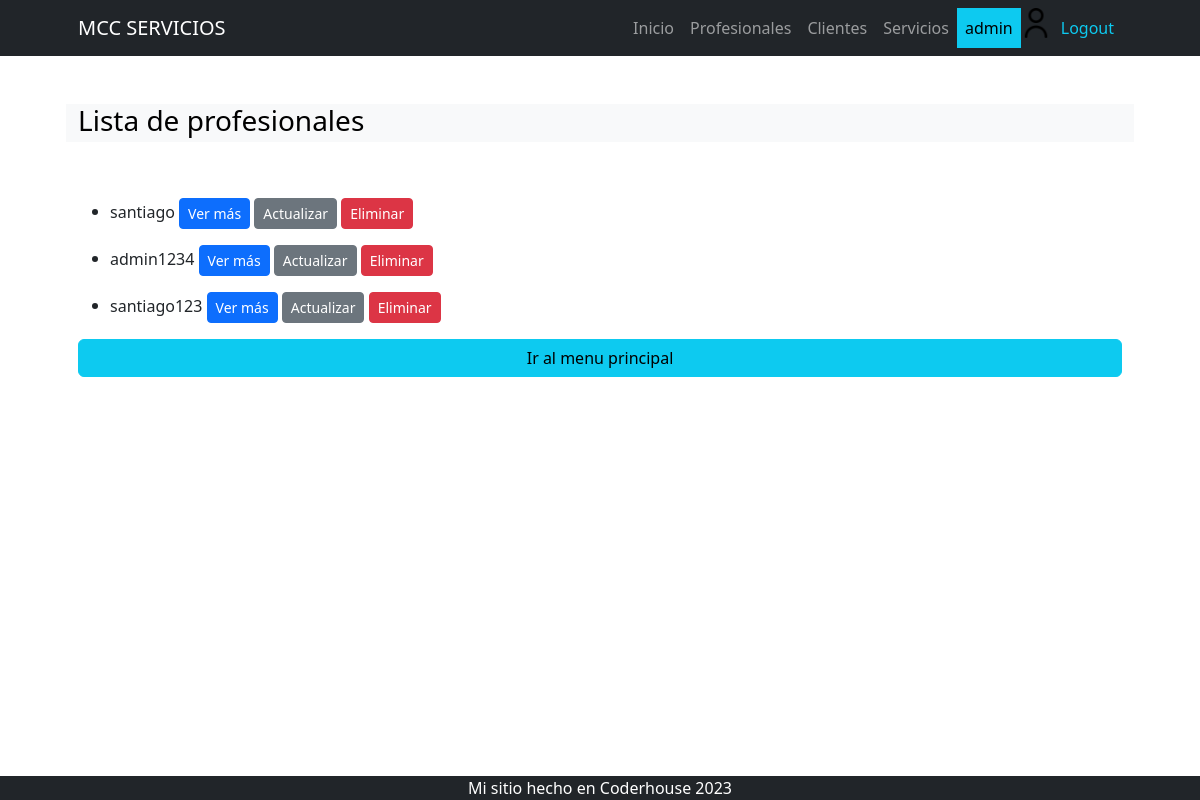
Page /profesionista/profesionista/list/ (signed in) on the committed database.
### apps/profesionista/models.py (models this page shows, shortened)
class Profesionista(models.Model):
    nombre = models.OneToOneField(User, on_delete=models.CASCADE, related_name="profesional" )
    apellido = models.CharField(max_length= 50)
    celular = models.CharField(max_length=50)
    profesion = models.ForeignKey("servicio.Servicios", on_delete=models.CASCADE, null = False)
    pais_origen_id = models.ForeignKey("cliente.Pais", on_delete=models.SET_NULL, null=True, blank=True)
    avatar = models.ImageField(upload_to="avatares",blank=True, null=True)

### apps/profesionista/views.py (the view)
# urls.py: path("profesionista/list/", views.ProfesionistaList.as_view(),
class ProfesionistaList(ListView):
    model = models.Profesionista

### apps/profesionista/templates/profesionista/profesionista_list.html
{% extends 'profesionista/index.html' %}
{% block INDEX_TITULO %}
    Lista de profesionales
{% endblock INDEX_TITULO %}
{% block INDEX_CONTENIDO %}
    {% if object_list %}
        {% for object in object_list %}
            <ul>
                <li>{{ object.nombre }}
                    <a href="{% url 'profesionista:profesionista_detail' object.id %}"class ="btn btn-primary btn-sm">
                        Ver más</a>
                    {% if user.is_authenticated %}
                    <a href="{% url 'profesionista:profesionista_update' object.id %}"class ="btn btn-secondary btn-sm">
                        Actualizar</a>
                    <a href="{% url 'profesionista:profesionista_delete' object.id %}"class ="btn btn-danger btn-sm">
                        Eliminar</a>
                    {% endif %}
                </li>
            </ul>
        {% endfor %}
    {% else %}
        <p>No hay elementos</p>
    {% endif %}
    {% include 'Home/index_back.html' %}
{% endblock INDEX_CONTENIDO %}

### apps/Home/templates/Home/navbar.html (shortened to what this page needs)
{% load static %}
<nav class="navbar navbar-expand-lg navbar-dark bg-dark">
    <div class="container px-5">
        <a class="navbar-brand" href="{% url 'Home:home' %}">MCC SERVICIOS</a>
        <div class="collapse navbar-collapse" id="navbarSupportedContent">
            <ul class="navbar-nav ms-auto mb-2 mb-lg-0">
                <li class="nav-item"><a class="nav-link {% if request.path == "/" %} active {% endif %}" aria-current="page" href="{% url 'Home:home' %}">Inicio</a></li>
                {% if user.is_authenticated %}
                <li class="nav-item"><a class="nav-link {% if request.path == "/profesionista/" %} active  {% endif %}" href="{% url 'profesionista:home' %}">Profesionales</a></li>
                <li class="nav-item"><a class="nav-link {% if request.path == "/cliente/" %} active  {% endif %}" href="{% url 'cliente:home' %}">Clientes</a></li>
                    <li class="nav-item"><a class="nav-link {% if request.path == "/servicio/" %} active  {% endif %}" href="{% url 'servicio:home' %}">Servicios</a></li>
                    <li class="nav-item"><a class="nav-link text-bg-info">{{ user.username }}</a></li>
                    {% if user.profesional.avatar.url %}
                            <li class="nav-item"><img src="{{user.profesional.avatar.url}}" alt="avatar" class="" style="width: 30px;height: 30px;vertical-align: middle;margin-right: 2px; "></li>
                        {% else %}
                            <li class="nav-item"><img src="{% static 'profesionista/usuario.png' %}" alt=""class="" style="width: 30px;height: 30px;vertical-align: middle;margin-right: 2px; "></li>
                    {% endif %}
                    <li class="nav-item"><a class="nav-link text-info" href="{% url 'Home:logout' %}">Logout</a></li>
                {% endif %}
            </ul>
        </div>
    </div>
</nav>

### rows in the picture
Profesionista: nombre "santiago"
Profesionista: nombre "admin1234"
Profesionista: nombre "santiago123"

### other values in the picture
{{ user.username }} "admin"
